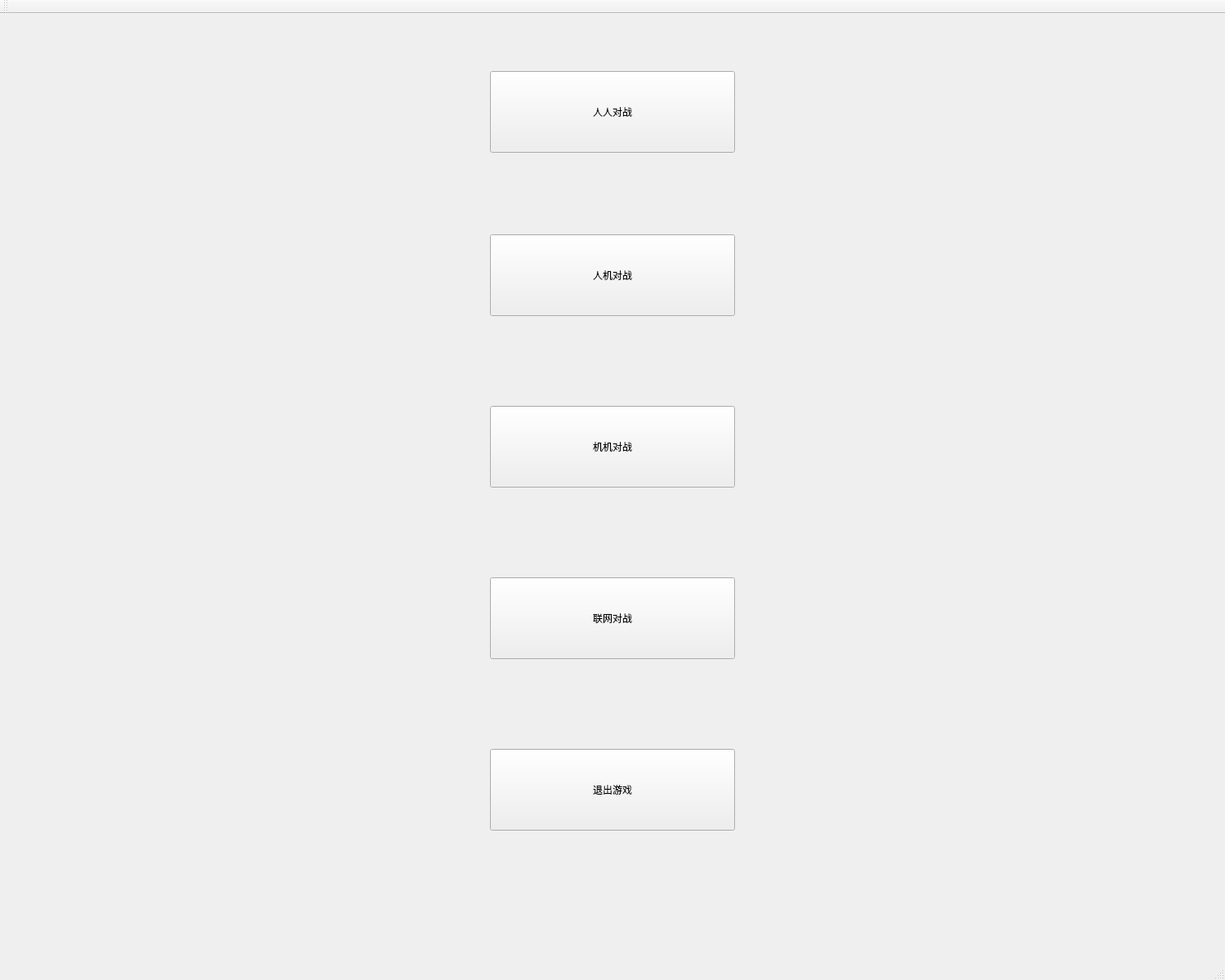
<?xml version="1.0" encoding="UTF-8"?>
<ui version="4.0">
 <class>MainWindow</class>
 <widget class="QMainWindow" name="MainWindow">
  <property name="geometry">
   <rect>
    <x>0</x>
    <y>0</y>
    <width>1500</width>
    <height>1200</height>
   </rect>
  </property>
  <property name="windowTitle">
   <string>MainWindow</string>
  </property>
  <widget class="QWidget" name="centralWidget">
   <widget class="QPushButton" name="PVP">
    <property name="geometry">
     <rect>
      <x>600</x>
      <y>70</y>
      <width>300</width>
      <height>100</height>
     </rect>
    </property>
    <property name="text">
     <string>人人对战</string>
    </property>
   </widget>
   <widget class="QPushButton" name="PVE">
    <property name="geometry">
     <rect>
      <x>600</x>
      <y>270</y>
      <width>300</width>
      <height>100</height>
     </rect>
    </property>
    <property name="text">
     <string>人机对战</string>
    </property>
   </widget>
   <widget class="QPushButton" name="EVE">
    <property name="geometry">
     <rect>
      <x>600</x>
      <y>480</y>
      <width>300</width>
      <height>100</height>
     </rect>
    </property>
    <property name="text">
     <string>机机对战</string>
    </property>
   </widget>
   <widget class="QPushButton" name="Internet">
    <property name="geometry">
     <rect>
      <x>600</x>
      <y>690</y>
      <width>300</width>
      <height>100</height>
     </rect>
    </property>
    <property name="text">
     <string>联网对战</string>
    </property>
   </widget>
   <widget class="QPushButton" name="quitGame">
    <property name="geometry">
     <rect>
      <x>600</x>
      <y>900</y>
      <width>300</width>
      <height>100</height>
     </rect>
    </property>
    <property name="text">
     <string>退出游戏</string>
    </property>
   </widget>
  </widget>
  <widget class="QMenuBar" name="menuBar">
   <property name="geometry">
    <rect>
     <x>0</x>
     <y>0</y>
     <width>1500</width>
     <height>17</height>
    </rect>
   </property>
  </widget>
  <widget class="QToolBar" name="mainToolBar">
   <attribute name="toolBarArea">
    <enum>TopToolBarArea</enum>
   </attribute>
   <attribute name="toolBarBreak">
    <bool>false</bool>
   </attribute>
  </widget>
  <widget class="QStatusBar" name="statusBar"/>
 </widget>
 <layoutdefault spacing="6" margin="11"/>
 <resources/>
 <connections/>
</ui>
